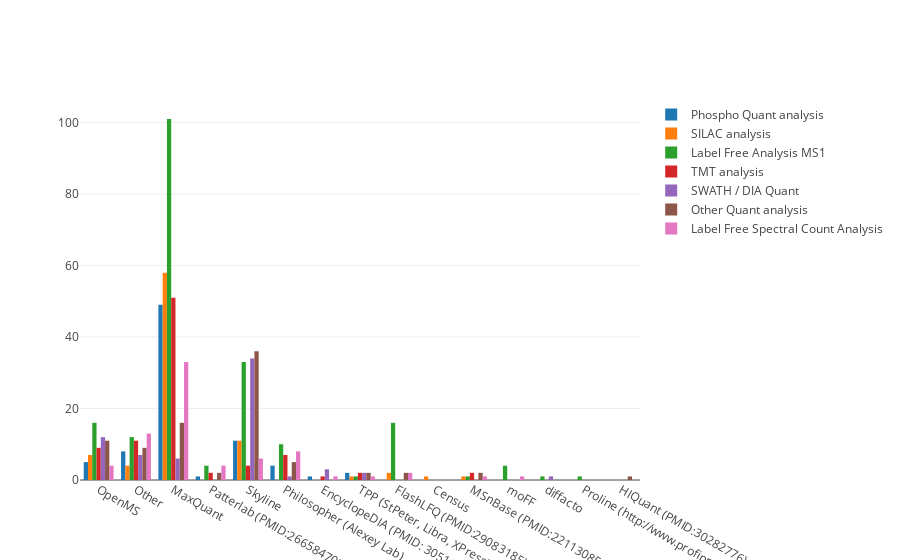

Write notebook code for a chart like this one.
### Markdown cell above
## Which of these software do you use for your Quant Analysis

These plots will show the usage of Quantification software.

### Code cell
question = "Which of these software do you use for your Quant Analysis"
data = get_multioption_bar_data(data_df, question)
layout = go.Layout(barmode='group')
fig = go.Figure(data=data, layout=layout)
iplot(fig, filename='grouped-bar')

### Figure 1 — Plotly figure (JSON) as saved in the notebook; plotly's stock layout.template omitted (floating-point values rounded to 4 significant figures)
{"data": [{"name": "Phospho Quant analysis", "type": "bar", "uid": "7f8e4e37-6b62-491b-80a4-1f4b1b2fafda", "x": ["OpenMS", "Other", "MaxQuant", "Patterlab (PMID:26658470)", "Skyline", "Philosopher (Alexey Lab)", "EncyclopeDIA (PMID: 30510204)", "TPP (StPeter, Libra, XPress)"], "y": [5, 8, 49, 1, 11, 4, 1, 2]}, {"name": "SILAC analysis", "type": "bar", "uid": "8c3b3931-a1d8-4bff-a302-4a583ac6b58c", "x": ["FlashLFQ (PMID:29083185)", "Census", "Other", "MaxQuant", "OpenMS", "Skyline", "MSnBase (PMID:22113085)", "TPP (StPeter, Libra, XPress)"], "y": [2, 1, 4, 58, 7, 11, 1, 1]}, {"name": "Label Free Analysis MS1", "type": "bar", "uid": "7293bd2f-6cdc-4d9c-8288-9fee118b4abe", "x": ["Other", "MaxQuant", "Patterlab (PMID:26658470)", "Skyline", "Philosopher (Alexey Lab)", "moFF", "OpenMS", "FlashLFQ (PMID:29083185)", "MSnBase (PMID:22113085)", "diffacto", "Proline (http://www.profiproteomics.fr)", "TPP (StPeter, Libra, XPress)"], "y": [12, 101, 4, 33, 10, 4, 16, 16, 1, 1, 1, 1]}, {"name": "TMT analysis", "type": "bar", "uid": "2c43ea8b-0b6e-40dc-8517-83edd119734f", "x": ["OpenMS", "Other", "MSnBase (PMID:22113085)", "MaxQuant", "Patterlab (PMID:26658470)", "Skyline", "Philosopher (Alexey Lab)", "EncyclopeDIA (PMID: 30510204)", "TPP (StPeter, Libra, XPress)"], "y": [9, 11, 2, 51, 2, 4, 7, 1, 2]}, {"name": "SWATH / DIA Quant", "type": "bar", "uid": "6fb4590d-4d04-4f6a-8b7d-b9f104cb078b", "x": ["OpenMS", "Other", "MaxQuant", "Skyline", "diffacto", "Philosopher (Alexey Lab)", "EncyclopeDIA (PMID: 30510204)", "TPP (StPeter, Libra, XPress)"], "y": [12, 7, 6, 34, 1, 1, 3, 2]}, {"name": "Other Quant analysis", "type": "bar", "uid": "e6569e99-10ea-4e2a-a03b-511797ddc4cc", "x": ["FlashLFQ (PMID:29083185)", "OpenMS", "Other", "HIQuant (PMID:30282776)", "MaxQuant", "MSnBase (PMID:22113085)", "Patterlab (PMID:26658470)", "Skyline", "Philosopher (Alexey Lab)", "TPP (StPeter, Libra, XPress)"], "y": [2, 11, 9, 1, 16, 2, 2, 36, 5, 2]}, {"name": "Label Free Spectral Count Analysis", "type": "bar", "uid": "9b4eba0b-679b-4949-8ddc-324c4e7cb733", "x": ["Other", "MaxQuant", "OpenMS", "Skyline", "Philosopher (Alexey Lab)", "moFF", "Patterlab (PMID:26658470)", "FlashLFQ (PMID:29083185)", "MSnBase (PMID:22113085)", "EncyclopeDIA (PMID: 30510204)", "TPP (StPeter, Libra, XPress)"], "y": [13, 33, 4, 6, 8, 1, 4, 2, 1, 1, 1]}], "layout": {"barmode": "group"}}
